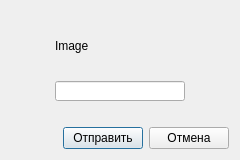
<?xml version="1.0" encoding="UTF-8"?>
<ui version="4.0">
 <class>CaptchaDialog</class>
 <widget class="QDialog" name="CaptchaDialog">
  <property name="windowModality">
   <enum>Qt::ApplicationModal</enum>
  </property>
  <property name="geometry">
   <rect>
    <x>0</x>
    <y>0</y>
    <width>240</width>
    <height>160</height>
   </rect>
  </property>
  <property name="minimumSize">
   <size>
    <width>240</width>
    <height>160</height>
   </size>
  </property>
  <property name="windowTitle">
   <string>Капча</string>
  </property>
  <layout class="QVBoxLayout" name="verticalLayout">
   <item>
    <layout class="QHBoxLayout" name="horizontalLayout_2">
     <item>
      <spacer name="horizontalSpacer_2">
       <property name="orientation">
        <enum>Qt::Horizontal</enum>
       </property>
       <property name="sizeHint" stdset="0">
        <size>
         <width>40</width>
         <height>20</height>
        </size>
       </property>
      </spacer>
     </item>
     <item>
      <widget class="QWidget" name="widget" native="true">
       <property name="sizePolicy">
        <sizepolicy hsizetype="Fixed" vsizetype="Fixed">
         <horstretch>0</horstretch>
         <verstretch>0</verstretch>
        </sizepolicy>
       </property>
       <property name="minimumSize">
        <size>
         <width>150</width>
         <height>100</height>
        </size>
       </property>
       <property name="baseSize">
        <size>
         <width>0</width>
         <height>0</height>
        </size>
       </property>
       <widget class="QLabel" name="captchaLabel">
        <property name="geometry">
         <rect>
          <x>10</x>
          <y>10</y>
          <width>130</width>
          <height>50</height>
         </rect>
        </property>
        <property name="text">
         <string>Image</string>
        </property>
       </widget>
       <widget class="QLineEdit" name="captchaLine">
        <property name="geometry">
         <rect>
          <x>10</x>
          <y>70</y>
          <width>130</width>
          <height>20</height>
         </rect>
        </property>
       </widget>
      </widget>
     </item>
     <item>
      <spacer name="horizontalSpacer_3">
       <property name="orientation">
        <enum>Qt::Horizontal</enum>
       </property>
       <property name="sizeHint" stdset="0">
        <size>
         <width>40</width>
         <height>20</height>
        </size>
       </property>
      </spacer>
     </item>
    </layout>
   </item>
   <item>
    <spacer name="verticalSpacer">
     <property name="orientation">
      <enum>Qt::Vertical</enum>
     </property>
     <property name="sizeHint" stdset="0">
      <size>
       <width>20</width>
       <height>0</height>
      </size>
     </property>
    </spacer>
   </item>
   <item>
    <layout class="QHBoxLayout" name="horizontalLayout">
     <item>
      <spacer name="horizontalSpacer">
       <property name="orientation">
        <enum>Qt::Horizontal</enum>
       </property>
       <property name="sizeHint" stdset="0">
        <size>
         <width>40</width>
         <height>20</height>
        </size>
       </property>
      </spacer>
     </item>
     <item>
      <widget class="QPushButton" name="sendButton">
       <property name="text">
        <string>Отправить</string>
       </property>
      </widget>
     </item>
     <item>
      <widget class="QPushButton" name="cancelButton">
       <property name="text">
        <string>Отмена</string>
       </property>
      </widget>
     </item>
    </layout>
   </item>
  </layout>
 </widget>
 <resources/>
 <connections>
  <connection>
   <sender>cancelButton</sender>
   <signal>clicked()</signal>
   <receiver>CaptchaDialog</receiver>
   <slot>reject()</slot>
   <hints>
    <hint type="sourcelabel">
     <x>194</x>
     <y>139</y>
    </hint>
    <hint type="destinationlabel">
     <x>193</x>
     <y>170</y>
    </hint>
   </hints>
  </connection>
  <connection>
   <sender>sendButton</sender>
   <signal>clicked()</signal>
   <receiver>CaptchaDialog</receiver>
   <slot>accept()</slot>
   <hints>
    <hint type="sourcelabel">
     <x>126</x>
     <y>142</y>
    </hint>
    <hint type="destinationlabel">
     <x>122</x>
     <y>176</y>
    </hint>
   </hints>
  </connection>
 </connections>
</ui>
